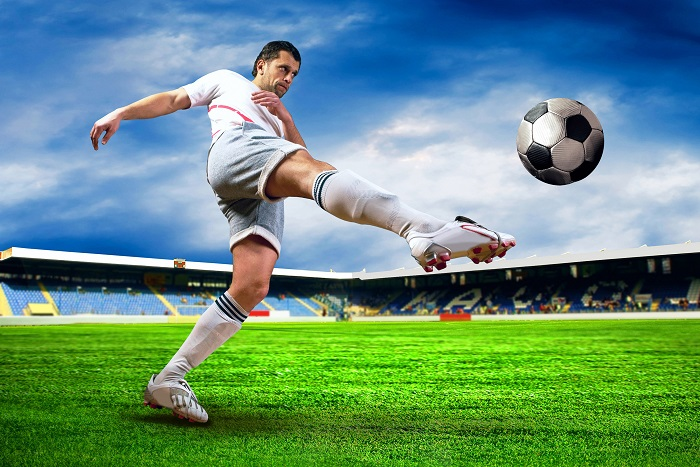
#> input picture image processing/resimler/futbol.jpg, 700 x 467 px
$ python ornek1.py
#> lines starting #> are read from the running program, lines starting #| are printed output that depends on the picture
#-*-coding: cp1254-*-
###Resim Üzerinde Başka Bir Parça Arama###
import numpy as np
import cv2
import matplotlib.pyplot as plt

img=cv2.imread('resimler/futbol.jpg',0)
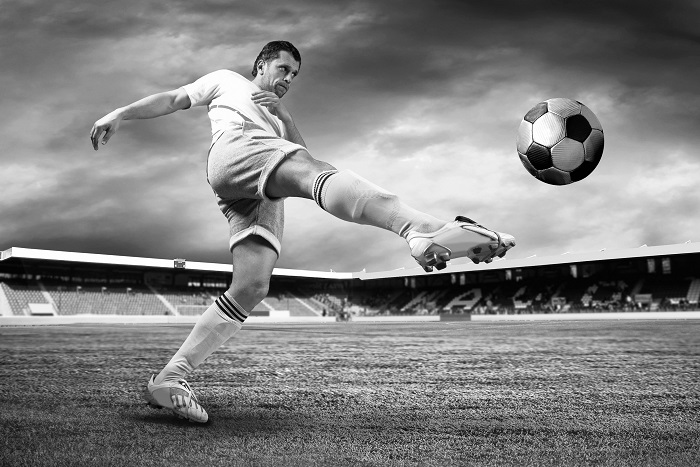
#> img: shape (467, 700); min 0, max 255, mean 129.6
img2=img.copy()
template=cv2.imread('resimler/futbol2.jpg',0)
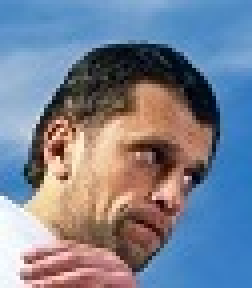
#> input picture image processing/resimler/futbol2.jpg, 63 x 72 px (shown 4 times larger)
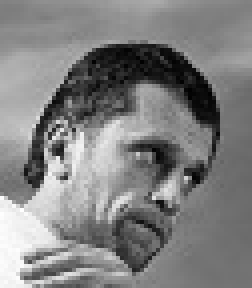
#> template: shape (72, 63) (shown 4 times larger); min 1, max 255, mean 128.5
w,h=template.shape[::-1]
#> w = 63; h = 72

methods = ['cv2.TM_CCOEFF', 'cv2.TM_CCOEFF_NORMED', 'cv2.TM_CCORR',
           'cv2.TM_CCORR_NORMED', 'cv2.TM_SQDIFF', 'cv2.TM_SQDIFF_NORMED']

for meth in methods:
    method=eval(meth)
    img=img2.copy()

    res=cv2.matchTemplate(img,template,method)
    min_val,max_val,min_loc, max_loc=cv2.minMaxLoc(res)

    if method in [cv2.TM_SQDIFF, cv2.TM_SQDIFF_NORMED]:
        top_left=min_loc

    else:
        top_left=max_loc

    bottom_right=(top_left[0]+w,top_left[1]+h)

    cv2.rectangle(img,top_left,bottom_right,255,2)
#> this loop made 6 passes
#> (min_val, max_val, min_loc, top_left, bottom_right) on passes 1 to 4: (-7286060.5, 12789122, (575, 110), (246, 30), (309, 102)), (-0.49, 0.999, (183, 61), (246, 30), (309, 102)), (25965912, 133126208, (635, 0), (412, 145), (475, 217)), (0.582, 1, (483, 239), (246, 30), (309, 102))
#> (min_val, max_val, max_loc, top_left, bottom_right) on passes 5 to 6: (19944, 71860608, (566, 230), (246, 30), (309, 102)), (0.000227, 1, (566, 0), (246, 30), (309, 102))
#> pass 1, `res=cv2.matchTemplate(img,template,method)`:
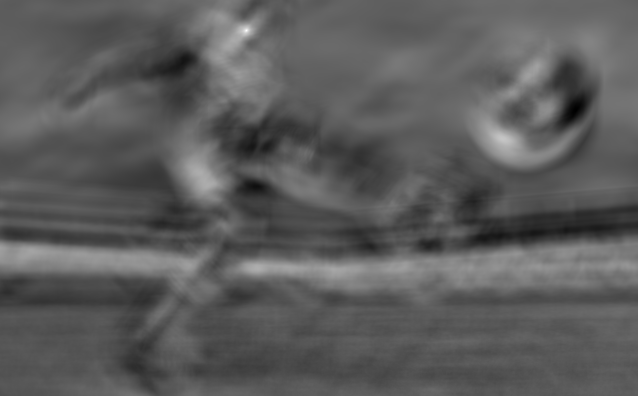
#> res: shape (396, 638) float32; min -7286060.5, max 12789122, mean -28208.4; drawn with min black and max white
#> pass 2, `res=cv2.matchTemplate(img,template,method)`:
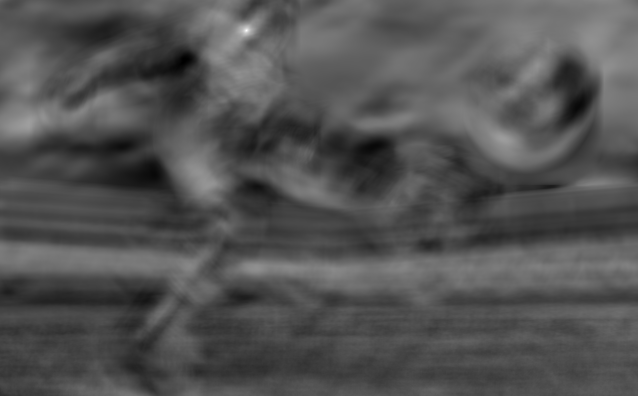
#> res: shape (396, 638) float32; min -0.49, max 0.999, mean -0.00353; drawn with min black and max white
#> pass 3, `res=cv2.matchTemplate(img,template,method)`:
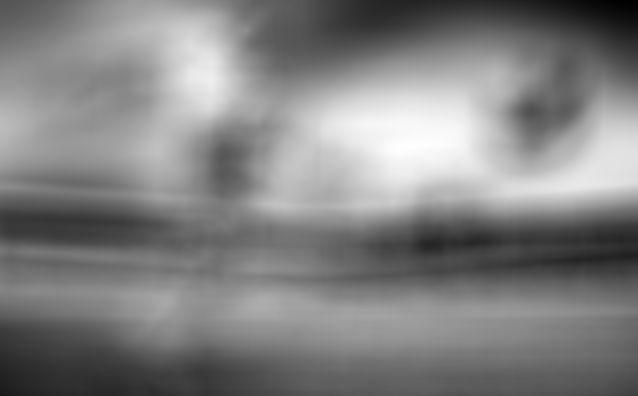
#> res: shape (396, 638) float32; min 25965912, max 133126208, mean 80628800; drawn with min black and max white
#> after the loop:
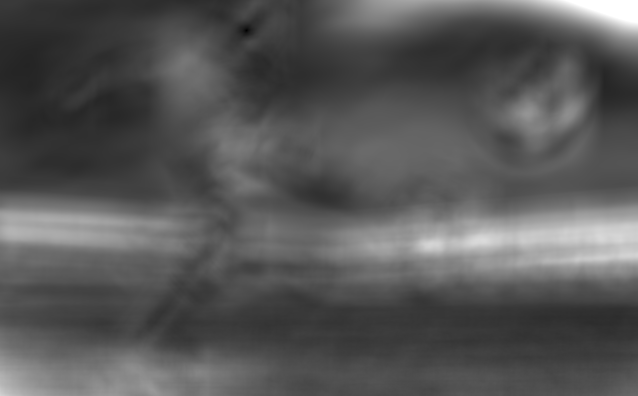
#> res: shape (396, 638) float32; min 0.000227, max 1, mean 0.343

plt.subplot(121),plt.imshow(res,cmap='gray')
plt.title('Matching Result'),plt.xticks([]),plt.yticks([])
plt.subplot(122),plt.imshow(img,cmap='gray')
plt.title('Detected Point'),plt.xticks([]),plt.yticks([])
plt.suptitle(meth)

plt.show()
